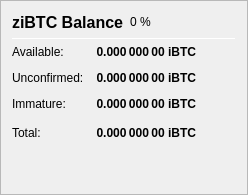
                   <widget class="QFrame" name="frame_ZerocoinBalances">
                    <property name="frameShape">
                     <enum>QFrame::StyledPanel</enum>
                    </property>
                    <property name="frameShadow">
                     <enum>QFrame::Raised</enum>
                    </property>
                    <layout class="QVBoxLayout" name="verticalLayout_7">
                     <item>
                      <layout class="QHBoxLayout" name="horizontalLayout_8" stretch="0,0,0">
                       <item>
                        <widget class="QLabel" name="label_5z_3">
                         <property name="minimumSize">
                          <size>
                           <width>0</width>
                           <height>20</height>
                          </size>
                         </property>
                         <property name="font">
                          <font>
                           <pointsize>12</pointsize>
                           <weight>75</weight>
                           <bold>true</bold>
                          </font>
                         </property>
                         <property name="text">
                          <string>ziBTC Balance</string>
                         </property>
                        </widget>
                       </item>
                       <item>
                        <widget class="QLabel" name="labelziBTCPercent">
                         <property name="text">
                          <string notr="true">0 %</string>
                         </property>
                        </widget>
                       </item>
                       <item>
                        <spacer name="horizontalSpacer_11">
                         <property name="orientation">
                          <enum>Qt::Horizontal</enum>
                         </property>
                         <property name="sizeHint" stdset="0">
                          <size>
                           <width>40</width>
                           <height>20</height>
                          </size>
                         </property>
                        </spacer>
                       </item>
                      </layout>
                     </item>
                     <item>
                      <widget class="Line" name="line_ZerocoinBalance">
                       <property name="minimumSize">
                        <size>
                         <width>0</width>
                         <height>1</height>
                        </size>
                       </property>
                       <property name="maximumSize">
                        <size>
                         <width>16777215</width>
                         <height>1</height>
                        </size>
                       </property>
                       <property name="orientation">
                        <enum>Qt::Horizontal</enum>
                       </property>
                      </widget>
                     </item>
                     <item>
                      <layout class="QGridLayout" name="gridLayout_5">
                       <property name="spacing">
                        <number>12</number>
                       </property>
                       <item row="1" column="0">
                        <widget class="QLabel" name="labelzBalanceMatureText">
                         <property name="toolTip">
                          <string>Mature: more than 20 confirmation and more than 1 mint of the same denomination after it was minted.
These ziBTC are spendable.</string>
                         </property>
                         <property name="text">
                          <string>Available:</string>
                         </property>
                        </widget>
                       </item>
                       <item row="1" column="1">
                        <widget class="QLabel" name="labelzBalanceMature">
                         <property name="font">
                          <font>
                           <weight>75</weight>
                           <bold>true</bold>
                          </font>
                         </property>
                         <property name="toolTip">
                          <string>Mature: more than 20 confirmation and more than 1 mint of the same denomination after it was minted.
These ziBTC are spendable.</string>
                         </property>
                         <property name="text">
                          <string notr="true">0.000 000 00 iBTC</string>
                         </property>
                         <property name="alignment">
                          <set>Qt::AlignRight|Qt::AlignTrailing|Qt::AlignVCenter</set>
                         </property>
                        </widget>
                       </item>
                       <item row="2" column="0">
                        <widget class="QLabel" name="labelzBalanceUnconfirmedText">
                         <property name="toolTip">
                          <string>Unconfirmed: less than 20 confirmations
Immature: confirmed, but less than 1 mint of the same denomination after it was minted</string>
                         </property>
                         <property name="text">
                          <string>Unconfirmed:</string>
                         </property>
                        </widget>
                       </item>
                       <item row="2" column="1">
                        <widget class="QLabel" name="labelzBalanceUnconfirmed">
                         <property name="font">
                          <font>
                           <weight>75</weight>
                           <bold>true</bold>
                          </font>
                         </property>
                         <property name="toolTip">
                          <string>Unconfirmed: less than 20 confirmations
Immature: confirmed, but less than 1 mint of the same denomination after it was minted</string>
                         </property>
                         <property name="text">
                          <string notr="true">0.000 000 00 iBTC</string>
                         </property>
                         <property name="alignment">
                          <set>Qt::AlignRight|Qt::AlignTrailing|Qt::AlignVCenter</set>
                         </property>
                        </widget>
                       </item>
                       <item row="3" column="0">
                        <widget class="QLabel" name="labelzBalanceImmatureText">
                         <property name="toolTip">
                          <string>Unconfirmed: less than 20 confirmations
Immature: confirmed, but less than 1 mint of the same denomination after it was minted</string>
                         </property>
                         <property name="text">
                          <string>Immature:</string>
                         </property>
                        </widget>
                       </item>
                       <item row="3" column="1">
                        <widget class="QLabel" name="labelzBalanceImmature">
                         <property name="font">
                          <font>
                           <weight>75</weight>
                           <bold>true</bold>
                          </font>
                         </property>
                         <property name="toolTip">
                          <string>Unconfirmed: less than 20 confirmations
Immature: confirmed, but less than 1 mint of the same denomination after it was minted</string>
                         </property>
                         <property name="text">
                          <string notr="true">0.000 000 00 iBTC</string>
                         </property>
                         <property name="alignment">
                          <set>Qt::AlignRight|Qt::AlignTrailing|Qt::AlignVCenter</set>
                         </property>
                        </widget>
                       </item>
                       <item row="4" column="0">
                        <widget class="QLabel" name="labelzBalanceText">
                         <property name="toolTip">
                          <string>Your current ziBTC balance, unconfirmed and immature ziBTC included.</string>
                         </property>
                         <property name="text">
                          <string>Total:</string>
                         </property>
                        </widget>
                       </item>
                       <item row="4" column="1">
                        <widget class="QLabel" name="labelzBalance">
                         <property name="font">
                          <font>
                           <weight>75</weight>
                           <bold>true</bold>
                          </font>
                         </property>
                         <property name="cursor">
                          <cursorShape>IBeamCursor</cursorShape>
                         </property>
                         <property name="toolTip">
                          <string>Your current ziBTC balance, unconfirmed and immature ziBTC included.</string>
                         </property>
                         <property name="text">
                          <string notr="true">0.000 000 00 iBTC</string>
                         </property>
                         <property name="alignment">
                          <set>Qt::AlignRight|Qt::AlignTrailing|Qt::AlignVCenter</set>
                         </property>
                         <property name="textInteractionFlags">
                          <set>Qt::LinksAccessibleByMouse|Qt::TextSelectableByKeyboard|Qt::TextSelectableByMouse</set>
                         </property>
                        </widget>
                       </item>
                       <item row="4" column="2">
                        <spacer name="horizontalSpacer_4">
                         <property name="orientation">
                          <enum>Qt::Horizontal</enum>
                         </property>
                         <property name="sizeHint" stdset="0">
                          <size>
                           <width>40</width>
                           <height>20</height>
                          </size>
                         </property>
                        </spacer>
                       </item>
                      </layout>
                     </item>
                     <item>
                      <spacer name="verticalSpacer_4">
                       <property name="orientation">
                        <enum>Qt::Vertical</enum>
                       </property>
                       <property name="sizeHint" stdset="0">
                        <size>
                         <width>20</width>
                         <height>40</height>
                        </size>
                       </property>
                      </spacer>
                     </item>
                    </layout>
                   </widget>
